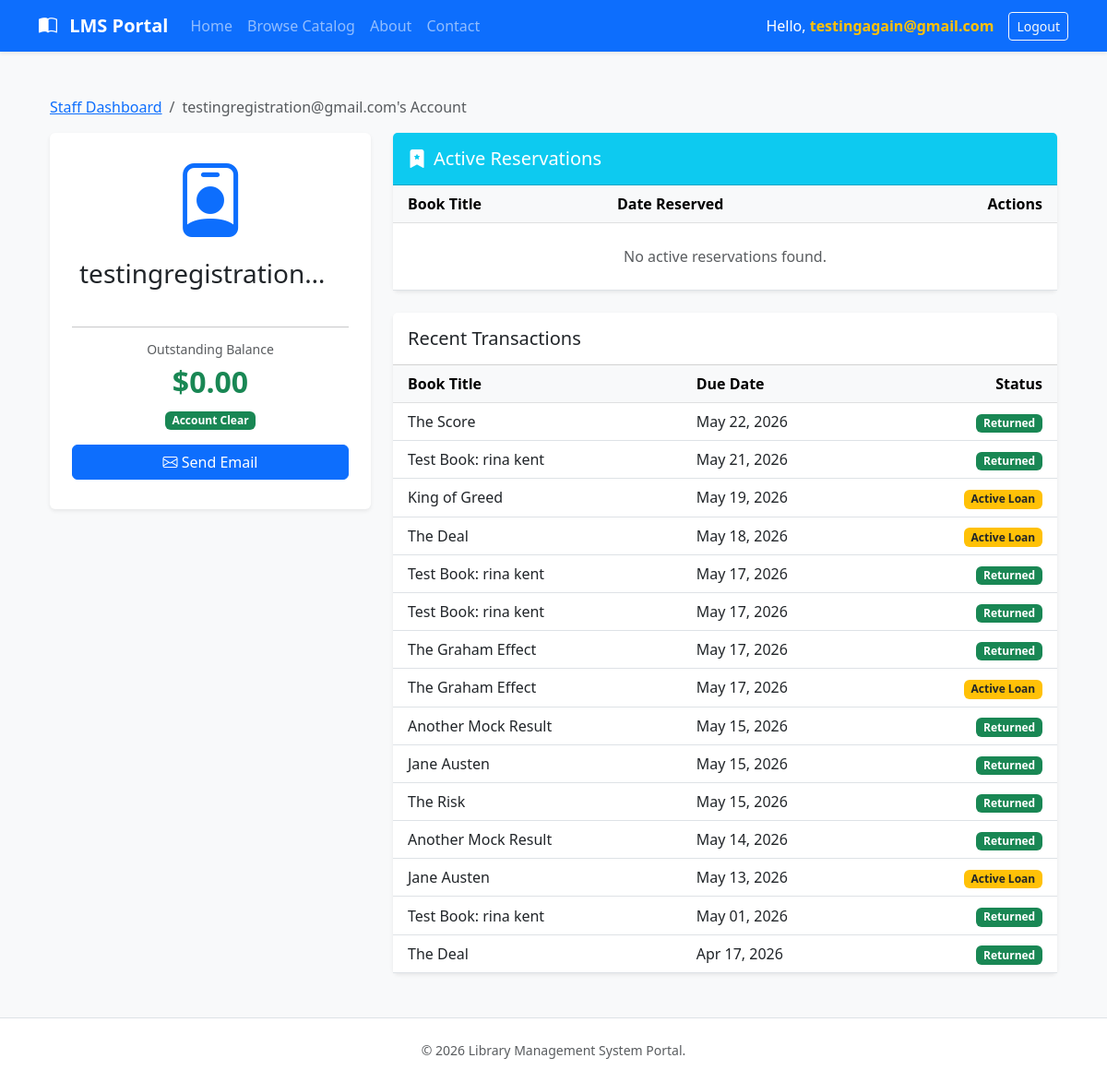
Screenshot of /patron/3/ (signed in) with the database file from the repository.
### catalog/models.py (models this page shows, shortened)
class Loan(models.Model):
    book = models.ForeignKey(Book, on_delete=models.CASCADE)
    patron = models.ForeignKey(User, on_delete=models.CASCADE)
    checkout_date = models.DateField(auto_now_add=True)
    due_date = models.DateField()
    returned_date = models.DateField(null=True, blank=True)
    @property
    def is_overdue(self):
        return not self.returned_date and timezone.now().date() > self.due_date
    def calculate_fine(self):
        if self.is_overdue:
            overdue_days = (timezone.now().date() - self.due_date).days
            fine_rate = Decimal('0.25')  # $0.25 per day
            return Decimal(overdue_days) * fine_rate
        return Decimal('0.00')

class Book(models.Model):
    title = models.CharField(max_length=255)
    author = models.CharField(max_length=255)
    isbn = models.CharField(max_length=13, unique=True)
    genre = models.CharField(max_length=100, blank=True, null=True)
    total_copies = models.IntegerField(default=1)
    available_copies = models.IntegerField(default=1)

### catalog/views.py (the view)
# urls.py: path('patron/<int:pk>/', patron_detail, name='patron_detail'),
@login_required
def patron_detail(request, pk):
    patron = get_object_or_404(User, pk=pk)
    transactions = Loan.objects.filter(patron=patron).order_by('-due_date')
    total_fines = sum(
        loan.calculate_fine() for loan in transactions if not loan.returned_date
    )
    return render(request, 'patron_detail.html', {
        'patron': patron,
        'transactions': transactions,
        'total_fines': total_fines,
    })

### catalog/templates/patron_detail.html (shortened to what this page needs)
{% extends 'base.html' %}
{% block content %}
<div class="container mt-4">
    <nav aria-label="breadcrumb">
        <ol class="breadcrumb">
            <li class="breadcrumb-item"><a href="{% url 'staff_dashboard' %}">Staff Dashboard</a></li>
            <li class="breadcrumb-item active">{{ patron.username }}'s Account</li>
        </ol>
    </nav>
    <div class="row">
        <div class="col-md-4">
            <div class="card border-0 shadow-sm text-center p-4 mb-4">
                <div class="display-1 text-primary mb-3">
                    <i class="bi bi-person-badge"></i>
                </div>
                <h3 class="text-truncate px-2">{{ patron.username }}</h3>
                <hr>
                <div class="mb-3">
                    <h6 class="text-muted small">Outstanding Balance</h6>
                    {% if total_fines > 0 %}
                    <h2 class="text-danger fw-bold">${{ total_fines|stringformat:".2f" }}</h2>
                    <div class="alert alert-danger py-1 small">Account Restricted</div>
                    {% else %}
                    <h2 class="text-success fw-bold">$0.00</h2>
                    <span class="badge bg-success">Account Clear</span>
                    {% endif %}
                </div>
                <a href="mailto:{{ patron.email }}" class="btn btn-primary w-100 mb-2">
                    <i class="bi bi-envelope"></i>
                    {% if total_fines > 0 %}
                    Send Overdue Notice
                    {% else %}
                    Send Email
                    {% endif %}
                </a>
            </div>
        </div>
        <div class="col-md-8">
            <div class="card border-0 shadow-sm mb-4">
                <div class="card-header bg-info text-white py-3">
                    <h5 class="mb-0"><i class="bi bi-bookmark-star-fill me-2"></i>Active Reservations</h5>
                </div>
                <div class="card-body p-0">
                    <table class="table align-middle mb-0">
                        <thead class="table-light">
                            <tr>
                                <th class="ps-3">Book Title</th>
                                <th>Date Reserved</th>
                                <th class="text-end pe-3">Actions</th>
                            </tr>
                        </thead>
                        <tbody>
                            {% for res in patron.reservation_set.all %}
                            <tr>
                                <td class="ps-3 fw-bold">{{ res.book.title }}</td>
                                <td>{{ res.reserved_at|date:"M d, Y" }}</td>
                                <td class="text-end pe-3">
                                    <div class="btn-group">
                                        <a href="{% url 'convert_reservation_to_loan' res.id %}"
                                            class="btn btn-sm btn-success">
                                            Issue Loan
                                        </a>
                                        <a href="{% url 'remove_reservation' res.id %}"
                                            class="btn btn-sm btn-outline-danger"
                                            onclick="return confirm('Cancel this reservation?')">
                                            Cancel
                                        </a>
                                    </div>
                                </td>
                            </tr>
                            {% empty %}
                            <tr>
                                <td colspan="3" class="text-center text-muted py-4">No active reservations found.</td>
                            </tr>
                            {% endfor %}
                        </tbody>
                    </table>
                </div>
            </div>
            <div class="card border-0 shadow-sm">
                <div class="card-header bg-white py-3">
                    <h5 class="mb-0">Recent Transactions</h5>
                </div>
                <div class="card-body p-0">
                    <div class="table-responsive">
                        <table class="table table-hover align-middle mb-0">
                            <thead class="table-light">
                                <tr>
                                    <th class="ps-3">Book Title</th>
                                    <th>Due Date</th>
                                    <th class="text-end pe-3">Status</th>
                                </tr>
                            </thead>
                            <tbody>
                                {% for loan in transactions %}
                                <tr class="{% if loan.is_overdue and not loan.returned_date %}table-danger{% endif %}">
                                    <td class="ps-3">{{ loan.book.title }}</td>
                                    <td>{{ loan.due_date|date:"M d, Y" }}</td>
                                    <td class="text-end pe-3">
                                        {% if loan.returned_date %}
                                        <span class="badge bg-success">Returned</span>
                                        {% elif loan.is_overdue %}
                                        <span class="badge bg-danger">OVERDUE</span>
                                        {% else %}
                                        <span class="badge bg-warning text-dark">Active Loan</span>
                                        {% endif %}
                                    </td>
                                </tr>
                                {% empty %}
                                <tr>
                                    <td colspan="3" class="text-center text-muted py-5">No transaction history found.
                                    </td>
                                </tr>
                                {% endfor %}
                            </tbody>
                        </table>
                    </div>
                </div>
            </div>
        </div>
    </div>
</div>
{% endblock %}

### catalog/templates/base.html (shortened to what this page needs)
<!DOCTYPE html>
<html lang="en">
<head>
    <link href="https://cdn.jsdelivr.net/npm/bootstrap@5.3.0/dist/css/bootstrap.min.css" rel="stylesheet">
    <link rel="stylesheet" href="https://cdn.jsdelivr.net/npm/bootstrap-icons@1.11.0/font/bootstrap-icons.css">
</head>
<body class="bg-light">
    <nav class="navbar navbar-expand-lg navbar-dark bg-primary shadow-sm mb-4">
        <div class="container">
            <a class="navbar-brand fw-bold" href="{% url 'home' %}">
                <i class="bi bi-book-half"></i> LMS Portal
            </a>
            <div class="collapse navbar-collapse" id="navbarNav">
                <ul class="navbar-nav me-auto">
                    <li class="nav-item">
                        {% if user.is_staff %}
                        <a class="nav-link" href="{% url 'staff_dashboard' %}">Home</a>
                        {% else %}
                        <a class="nav-link" href="{% url 'home' %}">Home</a>
                        {% endif %}
                    </li>
                    <li class="nav-item">
                        <a class="nav-link" href="{% url 'browse_books' %}">Browse Catalog</a>
                    </li>
                    {% if user.is_staff %}
                    <li class="nav-item">
                        <a class="nav-link" href="{% url 'customer_directory' %}">Customer Directory</a>
                    </li>
                    {% else %}
                    <li class="nav-item">
                        <a class="nav-link" href="{% url 'about' %}">About</a>
                    </li>
                    <li class="nav-item">
                        <a class="nav-link" href="{% url 'contact' %}">Contact</a>
                    </li>
                    {% endif %}
                </ul>
                <div class="d-flex align-items-center gap-2">
                    {% if user.is_authenticated %}
                    <span class="navbar-text text-white me-2 d-none d-lg-inline">
                        Hello, <strong class="text-warning">{{ user.username }}</strong>
                    </span>
                    <a class="btn btn-outline-light btn-sm" href="{% url 'logout_view' %}">Logout</a>
                    {% else %}
                    <a class="nav-link text-white me-2" href="{% url 'login' %}">Login</a>
                    <a class="btn btn-light btn-sm fw-bold" href="{% url 'registration' %}">Sign Up</a>
                    {% endif %}
                </div>
            </div>
        </div>
    </nav>
    <main class="container">
        {% block content %}{% endblock %}
    </main>
    <footer class="py-4 bg-white border-top mt-5">
        <div class="container text-center">
            <p class="text-muted mb-0 small">&copy; 2026 Library Management System Portal.
            </p>
        </div>
    </footer>
</body>
</html>

### catalog/templates/base.html (style rules this page uses)
body { display: flex; flex-direction: column; min-height: 100vh; }
main { flex: 1; }
.navbar-brand i { margin-right: 8px; }

### rows the page displays
Loan: book "The Score", due_date "May 22, 2026", returned_date "Returned"
Loan: book "Test Book: rina kent", due_date "May 21, 2026", returned_date "Returned"
Loan: book "King of Greed", due_date "May 19, 2026", shows "Active Loan"
Loan: book "The Deal", due_date "May 18, 2026", shows "Active Loan"
Loan: book "Test Book: rina kent", due_date "May 17, 2026", returned_date "Returned"
Loan: book "Test Book: rina kent", due_date "May 17, 2026", returned_date "Returned"
Loan: book "The Graham Effect", due_date "May 17, 2026", returned_date "Returned"
Loan: book "The Graham Effect", due_date "May 17, 2026", shows "Active Loan"
Loan: book "Another Mock Result", due_date "May 15, 2026", returned_date "Returned"
Loan: book "Jane Austen", due_date "May 15, 2026", returned_date "Returned"
Loan: book "The Risk", due_date "May 15, 2026", returned_date "Returned"
Loan: book "Another Mock Result", due_date "May 14, 2026", returned_date "Returned"
Loan: book "Jane Austen", due_date "May 13, 2026", shows "Active Loan"
Loan: book "Test Book: rina kent", due_date "May 01, 2026", returned_date "Returned"
Loan: book "The Deal", due_date "Apr 17, 2026", returned_date "Returned"

### other values shown
{{ user.username }} "testingagain@gmail.com"
{{ patron.username }} "testingregistration@gmail.com"
{{ patron.username }} "testingregistration…"
